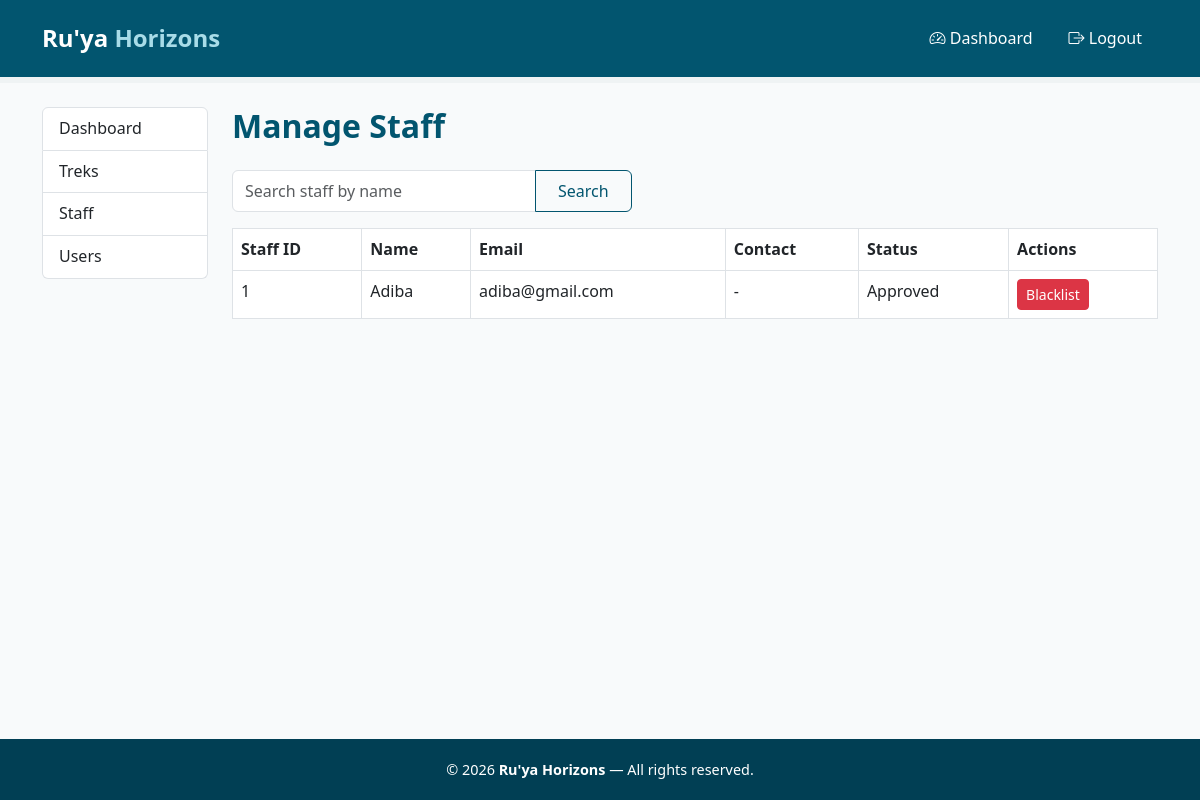
The app's page /admin/staff (signed in) with its own data.
### models.py (models this page shows)
class Staff(db.Model):
    __tablename__ = 'staff'
    id = db.Column(db.Integer, primary_key=True)
    user_id = db.Column(db.Integer, db.ForeignKey('user.id'), nullable=False)
    contact = db.Column(db.String(100), nullable=True)
    is_approved = db.Column(db.Boolean, default=False)
    user = db.relationship('User', backref='staff_profile')
    treks = db.relationship('Trek', backref='staff', lazy=True)

class User(db.Model, UserMixin):
    __tablename__ = 'user'
    id = db.Column(db.Integer, primary_key=True)
    username = db.Column(db.String(150), unique=True, nullable=False)
    email = db.Column(db.String(150), unique=True, nullable=False)
    password = db.Column(db.String(256), nullable=False)
    role = db.Column(db.String(50), nullable=False, default='trekker')  # 'admin' or 'user' or 'trek_staff'
    is_active = db.Column(db.Boolean, default=True) # active or inactive
    created_at = db.Column(db.DateTime, default=datetime.utcnow)
    bookings = db.relationship('Booking', backref='user', lazy=True)

### app.py (the view)
@app.route('/admin/staff')
@login_required
def admin_staff():
    if current_user.role != 'admin':
        return "Access denied: Admins only", 403
    search_query = request.args.get('q', '')
    if search_query:
        staff_list = Staff.query.join(User).filter(User.username.ilike(f'%{search_query}%')).all()
    else:
        staff_list = Staff.query.all()
    return render_template('admin_manage_staff.html', staff_list=staff_list, search_query=search_query)

### app.py (called while the page is built)
@login_manager.user_loader
def load_user(user_id):
    return User.query.get(int(user_id))

### templates/admin_manage_staff.html (shortened to what this page needs)
{% extends "base.html" %}
{% block content %}
<div class="container my-4">
    <div class="row">
        {% include "admin_sidebar.html" %}
        <div class="col-md-9 col-lg-10">
            <h2 class="page-heading mb-4">Manage Staff</h2>
            <form method="GET" action="{{ url_for('admin_staff') }}" class="mb-3">
                <div class="input-group" style="max-width: 400px;">
                    <input type="text" name="q" class="form-control" placeholder="Search staff by name"
                           value="{{ search_query or '' }}">
                    <button type="submit" class="btn btn-outline-primary">Search</button>
                </div>
            </form>
            <table class="table table-bordered table-hover">
                <thead>
                    <tr>
                        <th>Staff ID</th>
                        <th>Name</th>
                        <th>Email</th>
                        <th>Contact</th>
                        <th>Status</th>
                        <th>Actions</th>
                    </tr>
                </thead>
                <tbody>
                    {% for staff in staff_list %}
                    <tr>
                        <td>{{ staff.id }}</td>
                        <td>{{ staff.user.username }}</td>
                        <td>{{ staff.user.email }}</td>
                        <td>{{ staff.contact or '-' }}</td>
                        <td>
                            {% if staff.is_approved %}
                                Approved
                            {% else %}
                                Pending
                            {% endif %}
                        </td>
                        <td>
                            {% if not staff.is_approved %}
                            <a href="{{ url_for('admin_approve_staff', staff_id=staff.id) }}"
                               class="btn btn-sm btn-success">Approve</a>
                            {% else %}
                            <a href="{{ url_for('admin_blacklist_staff', staff_id=staff.id) }}"
                               class="btn btn-sm btn-danger"
                               onclick="return confirm('Blacklist this staff member?');">Blacklist</a>
                            {% endif %}
                        </td>
                    </tr>
                    {% else %}
                    <tr><td colspan="6" class="text-center text-muted">No staff found.</td></tr>
                    {% endfor %}
                </tbody>
            </table>
        </div>
    </div>
</div>
{% endblock %}

### static/style.css (style rules this page uses)
* { margin: 0; padding: 0; box-sizing: border-box; }
body { font-family: 'Segoe UI', Tahoma, Geneva, Verdana, sans-serif; color: #02556f; background-color: #f8fafb; line-height: 1.6; }
a { text-decoration: none; color: #02556f; }
.btn-outline-primary { border: 1px solid #02556f; color: #02556f; font-weight: 500; padding: 0.5rem 1.4rem; border-radius: 6px; }
.page-heading { color: #02556f; font-weight: 700; }

### records on screen
Staff: id "1", user.username "Adiba", user.email "adiba@gmail.com", contact "-", is_approved "Approved"
